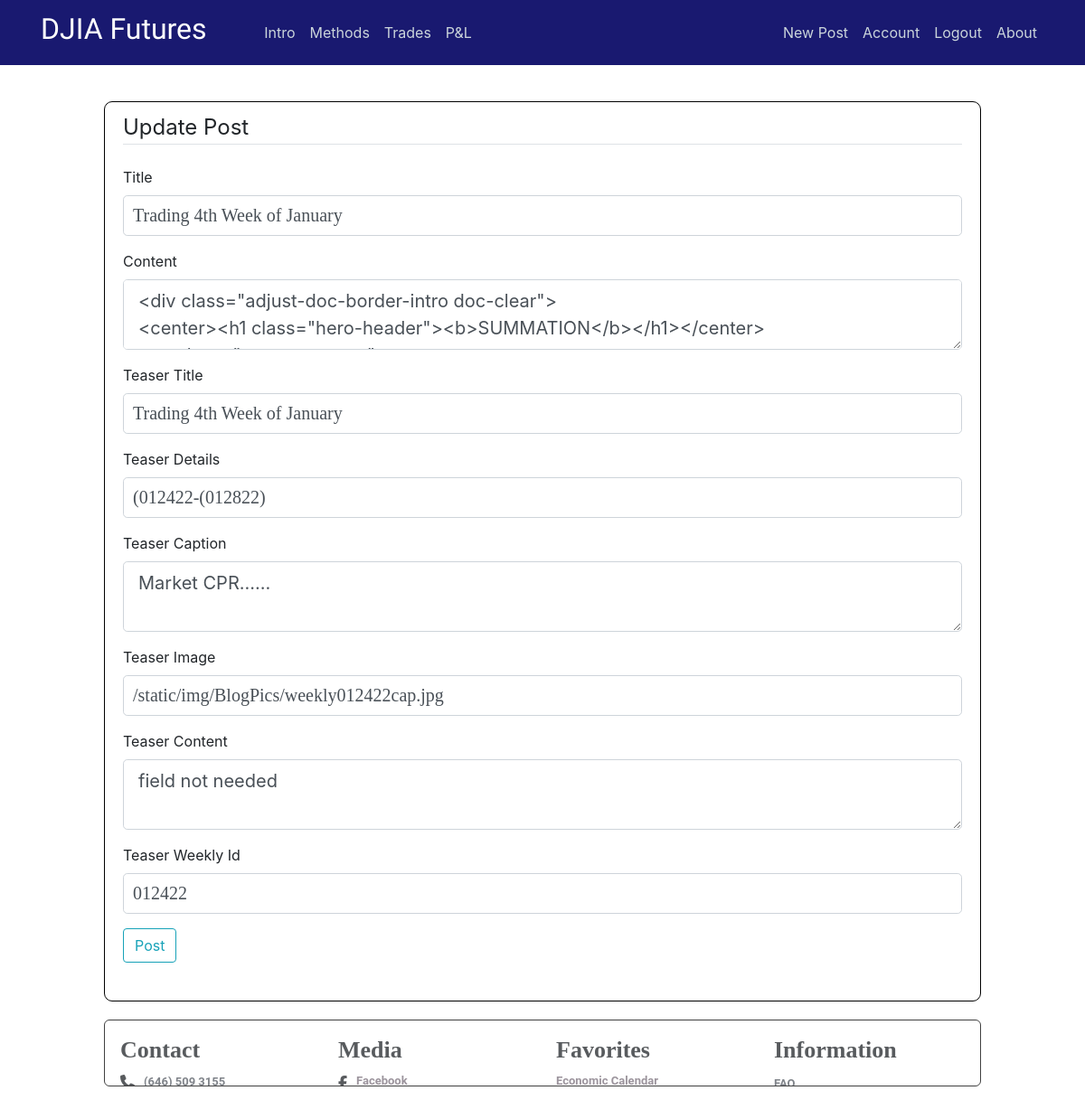
Before: /post/143/update (signed in) with the older database file.
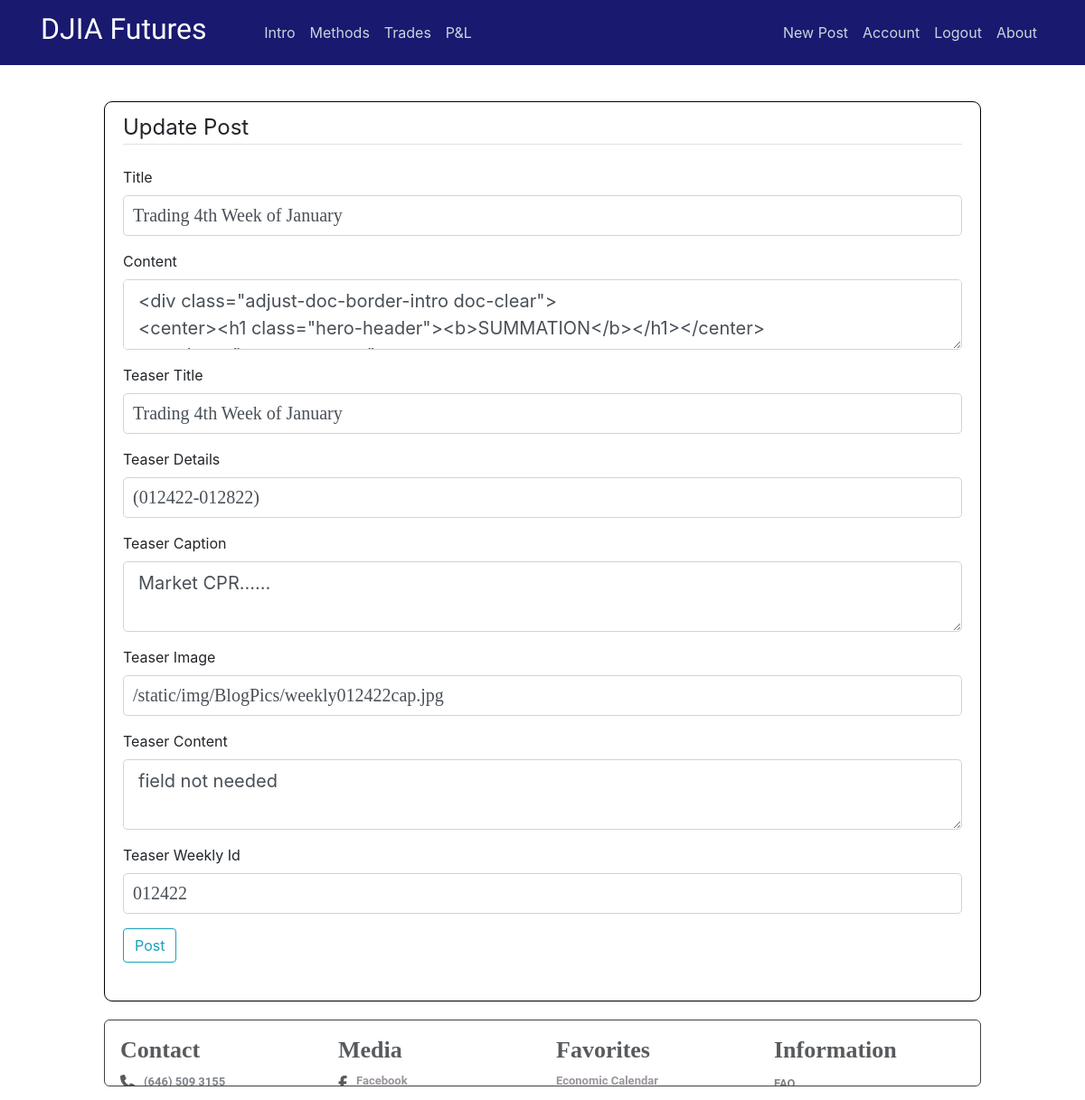
After: the same page with the newer database file.
### flaskblog/models.py (models this page shows, shortened)
class Post(db.Model):
    id = db.Column(db.Integer, primary_key=True)
    title = db.Column(db.String(100), nullable=False)
    date_posted = db.Column(db.DateTime, nullable=False, default=datetime.utcnow)
    content = db.Column(db.Text, nullable=False)
    user_id = db.Column(db.Integer, db.ForeignKey('user.id'), nullable=False)
    teaser_title = db.Column(db.Text, nullable=True)
    teaser_details = db.Column(db.Text, nullable=True)
    teaser_caption = db.Column(db.Text, nullable=True)
    teaser_img = db.Column(db.Text, nullable=True)
    teaser_content = db.Column(db.Text, nullable=True)
    teaser_wkid = db.Column(db.Text, nullable=True)

### flaskblog/posts/routes.py (the view)
@posts.route("/post/<int:post_id>/update", methods=['GET', 'POST'])
@login_required
def update_post(post_id):
    post = Post.query.get_or_404(post_id)
    if post.author != current_user:
        abort(403)
    form = PostForm()
    if form.validate_on_submit():
        post.title = form.title.data
        post.content = form.content.data
        post.teaser_title = form.teaser_title.data
        post.teaser_details = form.teaser_details.data
        post.teaser_caption = form.teaser_caption.data
        post.teaser_img = form.teaser_img.data
        post.teaser_content = form.teaser_content.data
        post.teaser_wkid = form.teaser_wkid.data
        db.session.commit()
        flash('Your post has been updated!', 'success')
        return redirect(url_for('posts.post', post_id=post.id))
    elif request.method == 'GET':
        form.title.data = post.title
        form.content.data = post.content
        form.teaser_title.data = post.teaser_title
        form.teaser_details.data = post.teaser_details
        form.teaser_caption.data = post.teaser_caption
        form.teaser_img.data = post.teaser_img
        form.teaser_content.data = post.teaser_content
        form.teaser_wkid.data = post.teaser_wkid
    return render_template('create_post.html', title='Update Post',
                           form=form, legend='Update Post')

### flaskblog/posts/forms.py
class PostForm(FlaskForm):
    title = StringField('Title', validators=[DataRequired()])
    content = TextAreaField('Content', validators=[DataRequired()])
    submit = SubmitField('Post')
    teaser_title = StringField('Teaser Title', validators=[DataRequired()])
    teaser_details = StringField('Teaser Details', validators=[DataRequired()])
    teaser_caption = TextAreaField('Teaser Caption', validators=[DataRequired()] )
    teaser_img = StringField('Teaser Image', validators=[DataRequired()] )
    teaser_content = TextAreaField('Teaser Content', validators=[DataRequired()] )
    teaser_wkid = StringField('Teaser Weekly Id', validators=[DataRequired()])

### flaskblog/models.py (called while the page is built)
@login_manager.user_loader
def load_user(user_id):
    return User.query.get(int(user_id))

### flaskblog/templates/create_post.html (shortened to what the changed rows need)
{% extends "layout.html" %}
{% block content %}
<div class="content-section">
    <form method="POST" action="">
        <fieldset class="form-group">
            <div class="form-group">
                {{ form.title.label(class="form-control-label") }}
                {% if form.title.errors %}
                    {{ form.title(class="form-control form-control-lg is-invalid") }}
                    <div class="invalid-feedback">
                        {% for error in form.title.errors %}
                            <span>{{ error }}</span>
                        {% endfor %}
                    </div>
                {% else %}
                    {{ form.title(class="form-control form-control-lg") }}
                {% endif %}
            </div>
            <div class="form-group">
                {{ form.content.label(class="form-control-label") }}
                {% if form.content.errors %}
                    {{ form.content(class="form-control form-control-lg is-invalid") }}
                    <div class="invalid-feedback">
                        {% for error in form.content.errors %}
                            <span>{{ error }}</span>
                        {% endfor %}
                    </div>
                {% else %}
                    {{ form.content(class="form-control form-control-lg") }}
                {% endif %}
            </div>
            <div class="form-group">
                {{ form.teaser_title.label(class="form-control-label") }}
                {% if form.teaser_title.errors %}
                    {{ form.teaser_title(class="form-control form-control-lg is-invalid") }}
                    <div class="invalid-feedback">
                        {% for error in form.teaser_title.errors %}
                            <span>{{ error }}</span>
                        {% endfor %}
                    </div>
                {% else %}
                    {{ form.teaser_title(class="form-control form-control-lg") }}
                {% endif %}
            </div>
            <div class="form-group">
                {{ form.teaser_details.label(class="form-control-label") }}
                {% if form.teaser_details.errors %}
                    {{ form.teaser_details(class="form-control form-control-lg is-invalid") }}
                    <div class="invalid-feedback">
                        {% for error in form.teaser_details.errors %}
                            <span>{{ error }}</span>
                        {% endfor %}
                    </div>
                {% else %}
                    {{ form.teaser_details(class="form-control form-control-lg") }}
                {% endif %}
            </div>
            <div class="form-group">
                {{ form.teaser_caption.label(class="form-control-label") }}
                {% if form.teaser_caption.errors %}
                    {{ form.teaser_caption(class="form-control form-control-lg is-invalid") }}
                    <div class="invalid-feedback">
                        {% for error in form.teaser_caption.errors %}
                            <span>{{ error }}</span>
                        {% endfor %}
                    </div>
                {% else %}
                    {{ form.teaser_caption(class="form-control form-control-lg") }}
                {% endif %}
            </div>
            <div class="form-group">
                {{ form.teaser_img.label(class="form-control-label") }}
                {% if form.teaser_img.errors %}
                    {{ form.teaser_img(class="form-control form-control-lg is-invalid") }}
                    <div class="invalid-feedback">
                        {% for error in form.teaser_img.errors %}
                            <span>{{ error }}</span>
                        {% endfor %}
                    </div>
                {% else %}
                    {{ form.teaser_img(class="form-control form-control-lg") }}
                {% endif %}
            </div>
            <div  class="form-group">
                {{ form.teaser_content.label(class="form-control-label") }}
                {% if form.teaser_content.errors %}
                    {{ form.teaser_content(class="form-control form-control-lg is-invalid") }}
                    <div class="invalid-feedback">
                        {% for error in form.teaser_content.errors %}
                            <span>{{ error }}</span>
                        {% endfor %}
                    </div>
                {% else %}
                     {{ form.teaser_content(class="form-control form-control-lg") }}
                {% endif %}
            </div>
            <div class="form-group">
                {{ form.teaser_wkid.label(class="form-control-label") }}
                {% if form.teaser_wkid.errors %}
                    {{ form.teaser_wkid(class="form-control form-control-lg is-invalid") }}
                    <div class="invalid-feedback">
                        {% for error in form.teaser_wkid.errors %}
                            <span>{{ error }}</span>
                        {% endfor %}
                    </div>
                {% else %}
                    {{ form.teaser_wkid(class="form-control form-control-lg") }}
                {% endif %}
            </div>
        </fieldset>
    </form>
</div>
{% endblock content %}

Changed rows visible on the page:
changed Post "Trading 4th Week of January": teaser_details "(012422-(012822)" → "(012422-012822)"
